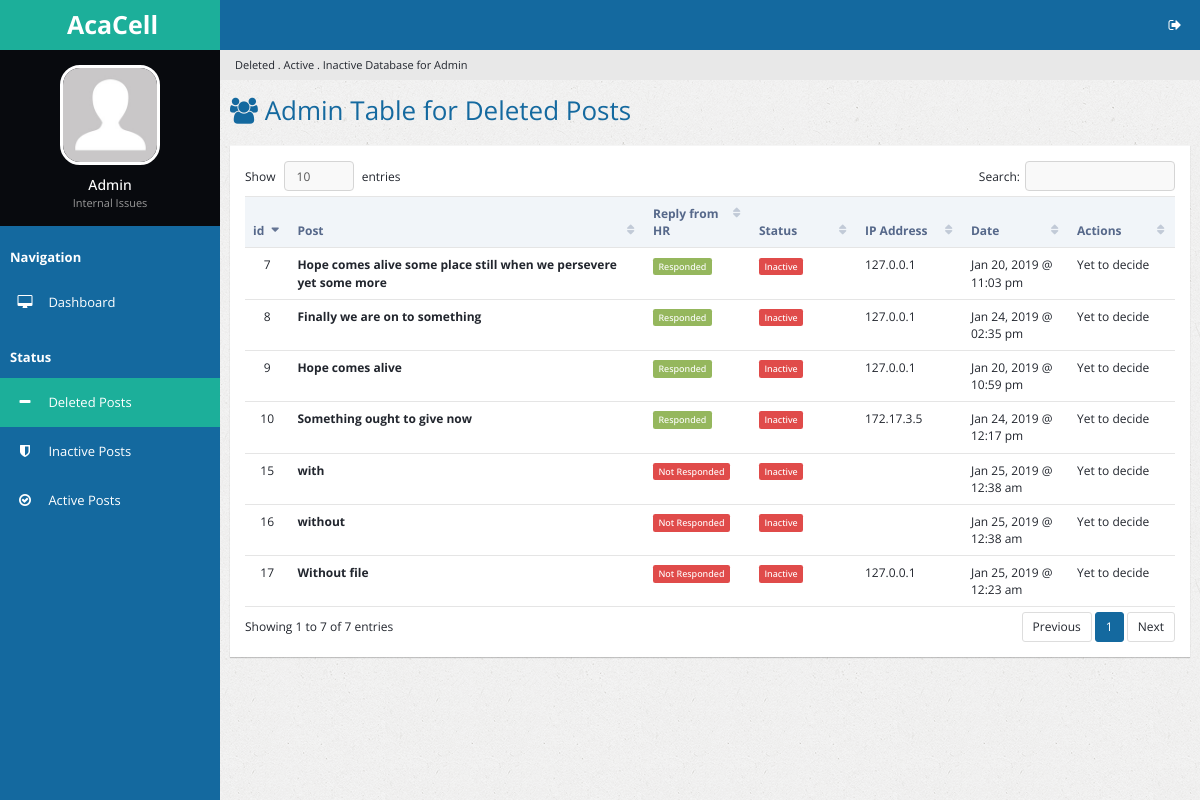
/delposts.php, run on an earlier commit of the app's database.
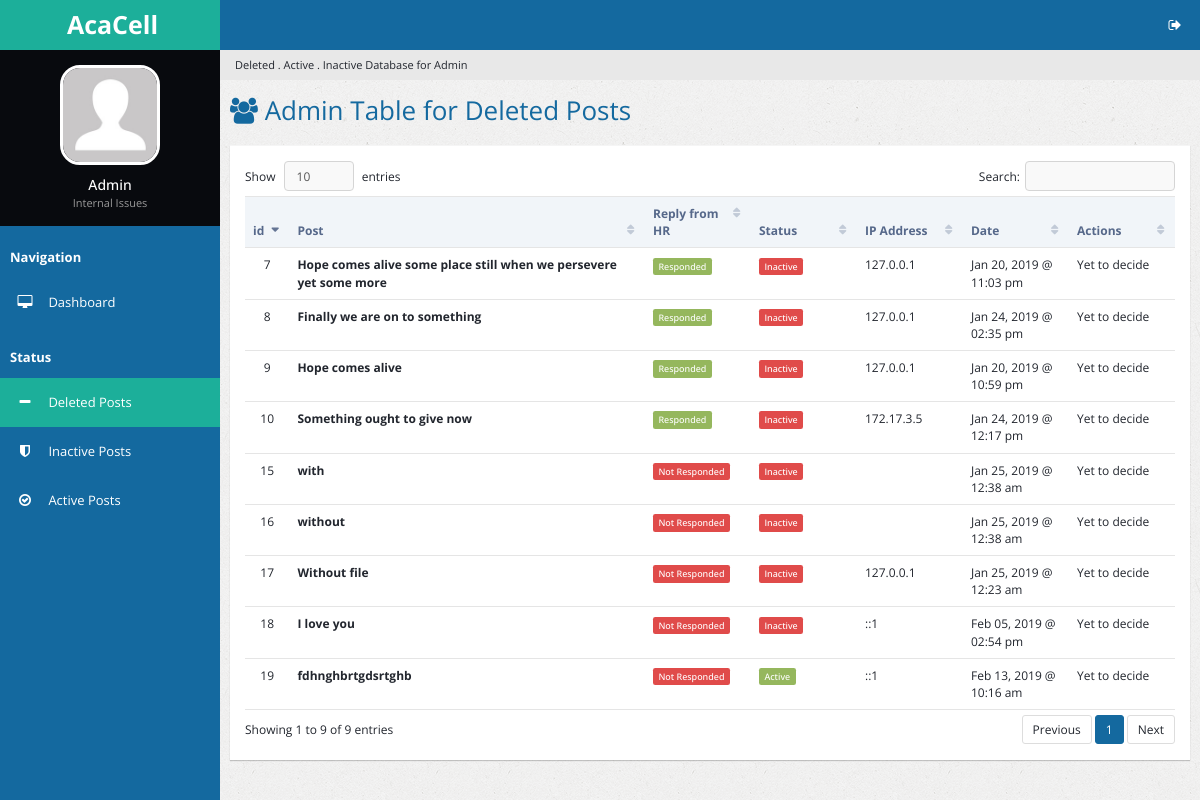
And on a later commit of the database.
### tables this page shows
CREATE TABLE `del_complaints` (
  `del_c_id` int(32) NOT NULL,
  `c_id` int(32) NOT NULL,
  `c_value` varchar(2048) NOT NULL,
  `c_division` varchar(64) NOT NULL,
  `c_date_created` int(16) NOT NULL,
  `c_ip_address` varchar(64) NOT NULL,
  `c_date_stop_display` int(16) NOT NULL,
  `c_image_name1` varchar(64) NOT NULL
);

### delposts.php (the view, shortened to what this page needs)
<?php
    include 'handlers/dbcon.php';
?>
<!DOCTYPE html>
<html lang="en">
<head>
        <link rel="stylesheet" type="text/css" id="theme" href="css/theme-default.css"/>
    </head>
    <body>
        <div class="page-container">
            <div class="page-sidebar">
                <ul class="x-navigation">
                    <li class="xn-logo">
                        <a href="table-export.php"><b>AcaCell</b></a>
                    </li>
                    <li class="xn-profile">
                        <div class="profile">
                            <div class="profile-image">
                                <img src="assets/images/users/avatar.jpg" alt="John Doe"/>
                            </div>
                            <div class="profile-data">
                                <div class="profile-data-name">Admin</div>
                                <div class="profile-data-title">Internal Issues</div>
                            </div>
                        </div>
                    </li>
                   <li class="xn-title"><b>Navigation</b></li>
                    <li>
                        <a href="admin.php"><span class="fa fa-desktop" style="color: white;"></span> <span class="xn-text" style="color: white;">Dashboard</span></a>
                    </li>
                    <li class="xn-title"><b>Status</b></li>
                    <li  class="active">
                        <a href="delposts.php"><span class="fa fa-minus" style="color: white;"></span> <span class="xn-text" style="color: white;">Deleted Posts</span></a>
                    </li>
                    <li>
                        <a href="inactposts.php"><span class="fa fa-shield" style="color: white;"></span> <span class="xn-text" style="color: white;">Inactive Posts</span></a>
                    </li>
                    <li>
                        <a href="actposts.php"><span class="fa fa-check-circle-o" style="color: white;"></span> <span class="xn-text" style="color: white;">Active Posts</span></a>
                    </li>
                  </ul>
            </div>
            <div class="page-content">
                <ul class="x-navigation x-navigation-horizontal x-navigation-panel">
                    <li class="xn-icon-button pull-right">
                        <a href="#" class="mb-control" data-box="#mb-signout"><span class="fa fa-sign-out"></span></a>
                    </li>
                </ul>
                    <ul class="breadcrumb">
                    <li class="active">Deleted . Active . Inactive Database for Admin</li>
                </ul>
                <div class="page-title">
                    <h2><span class="fa fa-users"></span> Admin Table for Deleted Posts</h2>
                </div>
                <div class="page-content-wrap">
                    <div class="row">
                        <div class="col-md-12">
                            <div class="panel panel-default">
                                <div class="panel-body">
                                    <table id="customers2" class="table datatable">
                                        <thead>
                                            <tr>
                                                <th width="50">id</th>
                                                <th width="300">Post</th>
                                                <th width="100">Reply from HR</th>
                                                <th width="100">Status</th>
                                                <th width="100">IP Address</th>
                                                <th width="100">Date</th>
                                                <th width="100">Actions</th>
                                            </tr>
                                        </thead>
                                        <tbody>
                                          <?php
                                            $sql_delpostdisplay = "SELECT * FROM del_complaints";
                                            $success_delpostdisplay = mysqli_query($link, $sql_delpostdisplay);
                                            $cur_time = time();
                                            if ($success_delpostdisplay->num_rows > 0) {
                                              while($rows = $success_delpostdisplay->fetch_assoc()){
                                                $id = $rows['c_id'];
                                                $sql_commentpresent = "SELECT * FROM comments WHERE c_id = '$id'";
                                                $success_commentpresent = mysqli_query($link, $sql_commentpresent);
                                          ?>
                                                <tr id="trow<?php echo $rows['del_c_id']; ?>">
                                                  <td class="text-center"> <?php echo $rows['del_c_id'];; ?> </td>
                                                  <td><strong><?php echo $rows['c_value']; ?></strong></td>
                                                  <td>
                                                    <?php
                                                    if ($success_commentpresent->num_rows > 0) {?>
                                                        <span class='label label-success'>Responded</span>
                                                    <?php }
                                                    elseif ($success_commentpresent->num_rows == 0) {?>
                                                      <span class='label label-danger'>Not Responded</span>
                                                    <?php } ?>
                                                  </td>
                                                  <td><?php
                                                    if ($cur_time < $rows['c_date_stop_display']) {
                                                      echo "<span class='label label-success'>Active</span>";
                                                    }
                                                    elseif ($cur_time > $rows['c_date_stop_display']){
                                                      echo "<span class='label label-danger'>Inactive</span>";
                                                    } ?>
                                                    </td>
                                                    <td><?php echo $rows['c_ip_address']; ?></td>
                                                    <td><?php echo date("M d, Y @ h:i a", $rows['c_date_created']); ?></td>
                                                    <td>Yet to decide</td>
                                                </tr>
                                          <?php
                                                }
                                              }
                                          ?>
                                            </tbody>
                                    </table>
                                </div>
                            </div>
                        </div>
                    </div>
                </div>
            </div>
        </div>
    </body>
</html>

What changed in the data, as far as the page shows it:
added del_complaints: del_c_id "18", c_value "I love you", shows "Not Responded", c_date_stop_display "Inactive", c_ip_address "::1", c_date_created "Feb 05, 2019 @ 02:54 pm"
added del_complaints: del_c_id "19", c_value "fdhnghbrtgdsrtghb", shows "Not Responded", c_date_stop_display "Active", c_ip_address "::1", c_date_created "Feb 13, 2019 @ 10:16 am"
Also different on the page:
text written by a page script: "Show entries Search: Showing 1 to 7 of 7 entries Previous 1 Next" → "Show entries Search: Showing 1 to 9 of 9 entries Previous 1 Next"
